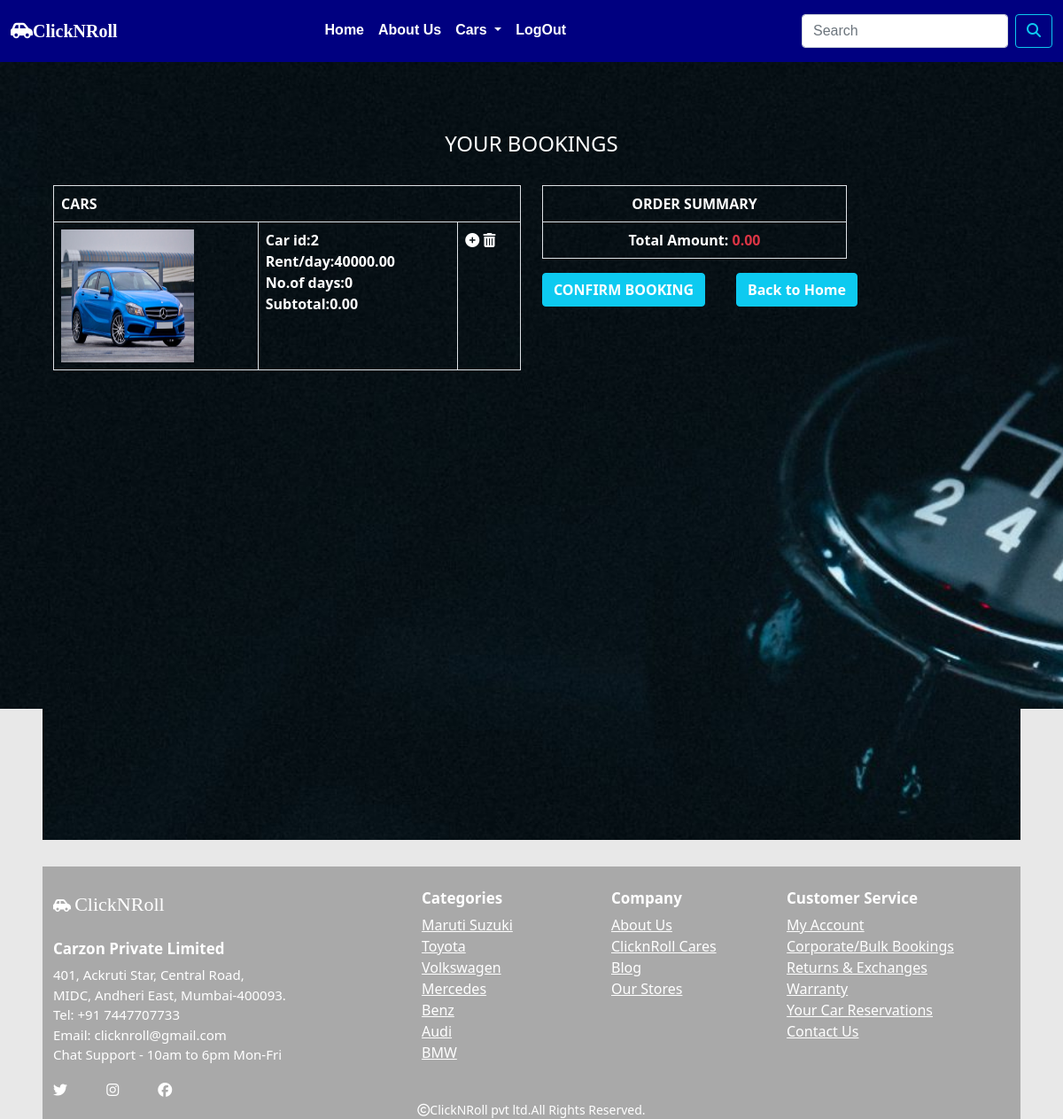
/order/bookview (signed in), run on the app's committed database.
### order/models.py (models this page shows, shortened)
class Booknow(models.Model):
    car=models.ForeignKey(Car,on_delete=models.CASCADE, null=True, blank=True, default=None)
    user=models.ForeignKey(User,on_delete=models.CASCADE)
    quantity=models.IntegerField()
    start_date=models.DateField()
    end_date=models.DateField()
    def total_days(self):
        if self.end_date >= self.start_date:
            return (self.end_date - self.start_date).days
        else:
            return 0
    def subtotal(self):
        return self.quantity * self.car.rent * self.total_days()

### car/models.py (models this page shows, shortened)
class Car(models.Model):
    name = models.CharField(max_length=30)
    image = models.ImageField(upload_to='car/cars', blank=True, null=True)
    rent=models.DecimalField(max_digits=10,decimal_places=2)
    category=models.ForeignKey(Category,on_delete=models.CASCADE)
    stock=models.IntegerField()
    available=models.BooleanField(default=True)
    created=models.DateTimeField(auto_now_add=True)
    updated=models.DateTimeField(auto_now=True)

### order/views.py (the view)
# urls.py: path('bookview',views.bookview,name="bookview"),
def bookview(request):
    u=request.user
    total = 0
    try:
        order = Booknow.objects.filter(user=u)
        for i in order:
            total += i.car.rent * i.total_days()
    except:
        pass
    return render(request,'booknow.html',{'o':order,'total':total})

### car/context_processors.py (called while the page is built)
def menu_links(request):
    c=Category.objects.all()
    return {'links':c}

### templates/booknow.html (shortened to what this page needs)
{% extends 'base.html' %}
{% load static %}
{% block content %}
<div class="container-img p-5 text-white">
{% if not o %}
 <div class="container-fluid" style="margin-top:100px;margin-bottom:150px;">
    <h3 class="text-center">No Bookings</h3>
    <h5 class="text-center text-white"><a href="{% url 'car:allcategories' %}">Book Your Cars</a></h5>
 </div>
</div>
{% else %}
<div class="container-img  text-white">
<div class="container-fluid" style="margin-top:100px;">
    <div class="row">
        <h4 class="text-center pb-4">YOUR BOOKINGS</h4>
        <div class="col-sm-6">
            <table class="table table-bordered text-white">
                <tr><th colspan="5">CARS</th></tr>
                {% for i in o %}
                <tr>
                    <td><img src="{{i.car.image.url}}" height="150px" width="150px"></td>
                    <td>
                        <b>Car id:{{i.car.id}}</b><br>
                        <b>Rent/day:{{i.car.rent}}</b><br>
                        <b>No.of days:{{i.total_days}}</b><br>
                        <b>Subtotal:{{i.subtotal}}</b>
                    </td>
                    <td>
                        <b>
                            <a href="{% url 'order:booknow' i.car.name %}"><i class="fa-solid fa-circle-plus" style="color:white;"></i></a>
                            <a href="{% url 'order:delete_booking' i.id %}"><i class="fa-solid fa-trash-can" style="color:white;"></i></a>
                        </b>
                    </td>
                </tr>
                {% endfor %}
            </table>
        </div>
        <div class="col-sm-4" style="position:relative">
            <table class="table table-bordered text-white">
                <tr><th colspan="4" class="text-center">ORDER SUMMARY</th></tr>
                <tr>
                    <td class="text-center"><b>Total Amount: <span class="text-danger">{{total}}</span></b></td>
                </tr>
            </table>
            <a href="{% url 'order:orderform' %}" class="btn btn-info text-white"><b>CONFIRM BOOKING</b></a>
            <a href="{% url 'car:allcategories' %}" class="btn btn-info text-white" style="position:absolute;right:0;"><b>Back to Home</b></a>
        </div>
    </div>
</div>
</div>
{% endif %}
{% endblock %}

### static/css/style.css (style rules this page uses)
body { background-color:#e8e8e8; color:purple; }
a { color: white; text-decoration: underline; }

### data on the page
Booknow: car.image (picture), car.id "2", car.rent "40000.00", total_days "0", subtotal "0.00"

### other printed values
{{ total }} "0.00"
